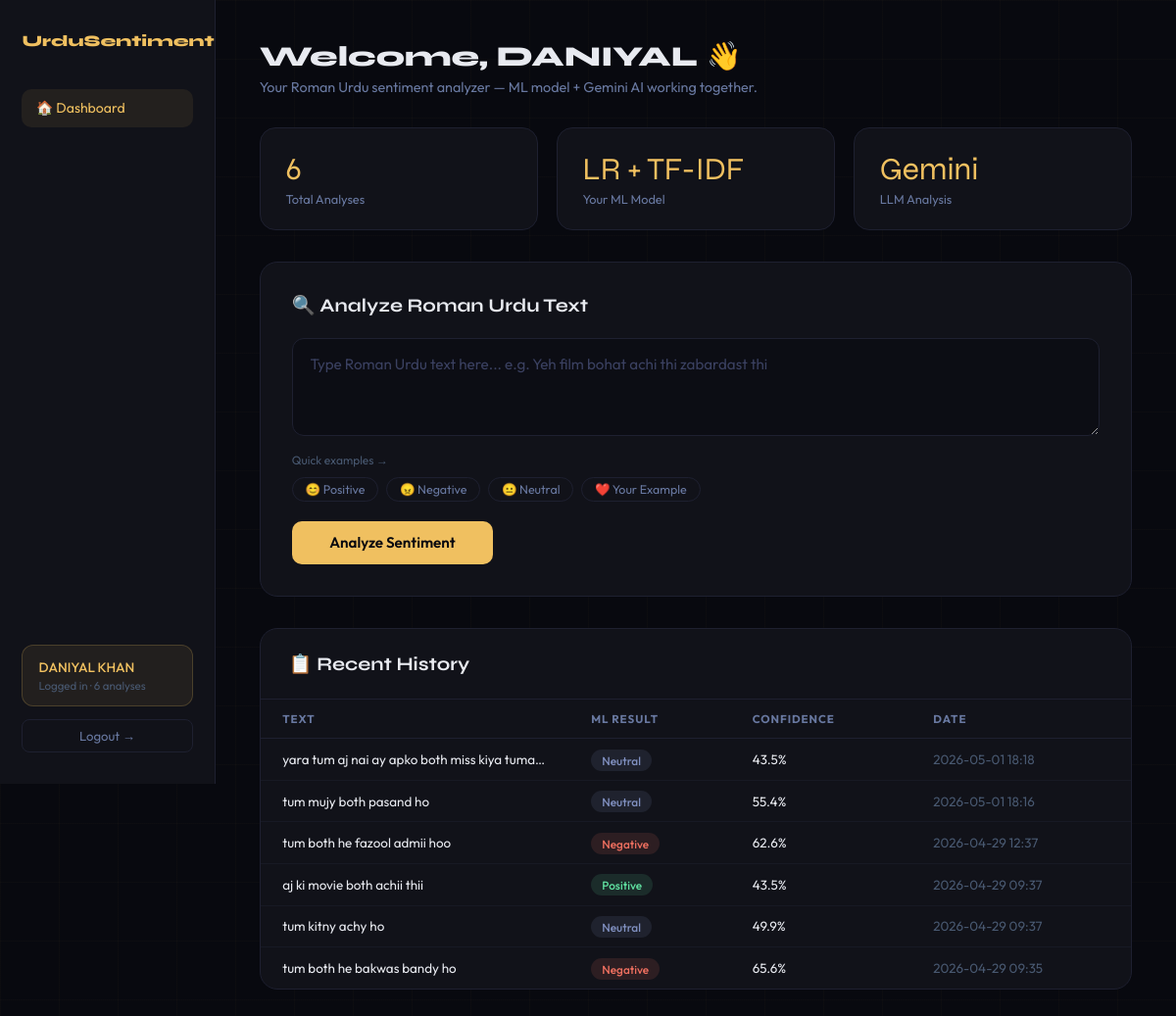
The app's page /dashboard (signed in) with its own data.
### tables this page shows
CREATE TABLE history (
            id           INTEGER PRIMARY KEY AUTOINCREMENT,
            user_id      INTEGER NOT NULL,
            text         TEXT    NOT NULL,
            ml_sentiment TEXT    NOT NULL,
            ml_confidence REAL   NOT NULL,
            gemini_result TEXT   NOT NULL,
            created      TEXT    NOT NULL,
            FOREIGN KEY(user_id) REFERENCES users(id)
        );

### app.py (the view)
@app.route('/dashboard')
@login_required
def dashboard():
    with get_db() as db:
        history = db.execute(
            'SELECT * FROM history WHERE user_id=? ORDER BY id DESC LIMIT 10',
            (session['user_id'],)
        ).fetchall()
        total = db.execute(
            'SELECT COUNT(*) as c FROM history WHERE user_id=?',
            (session['user_id'],)
        ).fetchone()['c']
    return render_template('dashboard.html',
                           history=history,
                           total=total,
                           name=session['user_name'])

### app.py (called while the page is built)
def get_db():
    conn = sqlite3.connect(DB)
    conn.row_factory = sqlite3.Row
    return conn

def login_required(f):
    @wraps(f)
    def decorated(*args, **kwargs):
        if 'user_id' not in session:
            return redirect(url_for('login'))
        return f(*args, **kwargs)
    return decorated

### templates/dashboard.html (shortened to what this page needs)
<!DOCTYPE html>
<html lang="en">
<head>
</head>
<body>
  <aside class="sidebar">
    <div class="logo">UrduSentiment</div>
    <a class="nav-item active" href="{{ url_for('dashboard') }}">🏠 Dashboard</a>
    <div class="sidebar-bottom">
      <div class="user-chip">
        <div class="uname">{{ name }}</div>
        <div class="uhint">Logged in · {{ total }} analyses</div>
      </div>
      <a href="{{ url_for('logout') }}" class="logout">Logout →</a>
    </div>
  </aside>
  <main class="main">
    <div class="page-header">
      <h1>Welcome, {{ name.split()[0] }} 👋</h1>
      <p>Your Roman Urdu sentiment analyzer — ML model + Gemini AI working together.</p>
    </div>
    <div class="stats-row">
      <div class="stat-card"><div class="val">{{ total }}</div><div class="lbl">Total Analyses</div></div>
      <div class="stat-card"><div class="val">LR + TF-IDF</div><div class="lbl">Your ML Model</div></div>
      <div class="stat-card"><div class="val">Gemini</div><div class="lbl">LLM Analysis</div></div>
    </div>
    <div class="analyzer">
      <h2>🔍 Analyze Roman Urdu Text</h2>
      <textarea id="txt" maxlength="500" placeholder="Type Roman Urdu text here... e.g. Yeh film bohat achi thi zabardast thi"></textarea>
      <div class="chips">
        <p>Quick examples →</p>
        <button class="chip" onclick="setEx('Yeh movie bohat zabardast thi mujhe bohot pasand aayi')">😊 Positive</button>
        <button class="chip" onclick="setEx('Yeh cheez bilkul bekar aur gandi hai wahiyat hai')">😠 Negative</button>
        <button class="chip" onclick="setEx('Film theek thi kuch scenes ache the kuch nahi the')">😐 Neutral</button>
        <button class="chip" onclick="setEx('tum mujy both pasand ho')">❤️ Your Example</button>
      </div>
      <button class="btn-analyze" id="analyzeBtn" onclick="analyze()">Analyze Sentiment</button>
    </div>
    <div class="history-card">
      <h2>📋 Recent History</h2>
      {% if history %}
      <table>
        <thead>
          <tr>
            <th>Text</th>
            <th>ML Result</th>
            <th>Confidence</th>
            <th>Date</th>
          </tr>
        </thead>
        <tbody>
          {% for row in history %}
          <tr>
            <td class="ellipsis">{{ row['text'] }}</td>
            <td><span class="bp {{ row['ml_sentiment'] }}">{{ row['ml_sentiment'] }}</span></td>
            <td>{{ row['ml_confidence'] }}%</td>
            <td style="color:#485870">{{ row['created'] }}</td>
          </tr>
          {% endfor %}
        </tbody>
      </table>
      {% else %}
      <div class="no-history">No analyses yet. Try analyzing some text above! 👆</div>
      {% endif %}
    </div>
  </main>
</body>
</html>

### templates/dashboard.html (style rules this page uses)
:root { --bg:#08090f;--surface:#111219;--border:#1e2030;--gold:#f0c060; --pos:#60e0a0;--neg:#f07060;--neu:#8090c0;--text:#e8eaf0 }
*,*::before,*::after { box-sizing:border-box;margin:0;padding:0 }
body { background:var(--bg);color:var(--text);font-family:'Outfit',sans-serif;min-height:100vh }
body::before { content:'';position:fixed;inset:0;background-image:linear-gradient(rgba(240,192,96,.025) 1px,transparent 1px),linear-gradient(90deg,rgba(240,192,96,.025) 1px,transparent 1px);background-size:60px 60px;pointer-events:none;z-index:0 }
.sidebar { position:fixed;top:0;left:0;height:100vh;width:220px;background:var(--surface);border-right:1px solid var(--border);padding:2rem 1.4rem;display:flex;flex-direction:column;z-index:10 }
.logo { font-family:'Syne',serif;font-weight:800;color:var(--gold);font-size:1rem;margin-bottom:2.5rem }
.nav-item { display:flex;align-items:center;gap:.7rem;padding:.65rem .9rem;border-radius:10px;color:#6878a0;font-size:.88rem;text-decoration:none;margin-bottom:.3rem;transition:all .2s }
.nav-item.active,.nav-item:hover { background:rgba(240,192,96,.08);color:var(--gold) }
.sidebar-bottom { margin-top:auto }
.user-chip { background:rgba(240,192,96,.08);border:1px solid rgba(240,192,96,.2);border-radius:12px;padding:.8rem 1rem;margin-bottom:.8rem }
.user-chip .uname { font-size:.85rem;font-weight:500;color:var(--gold) }
.user-chip .uhint { font-size:.72rem;color:#485870;margin-top:.15rem }
.logout { display:block;text-align:center;text-decoration:none;color:#6878a0;font-size:.82rem;padding:.5rem;border-radius:8px;border:1px solid var(--border);transition:all .2s }
.main { margin-left:220px;padding:2.5rem 2.8rem;position:relative;z-index:1 }
.page-header { margin-bottom:2rem }
.page-header h1 { font-family:'Syne',serif;font-size:1.8rem;font-weight:800 }
.page-header p { color:#6878a0;font-size:.9rem;margin-top:.3rem }
.stats-row { display:grid;grid-template-columns:repeat(3,1fr);gap:1.2rem;margin-bottom:2rem }
.stat-card { background:var(--surface);border:1px solid var(--border);border-radius:16px;padding:1.4rem 1.6rem }
.stat-card .val { font-family:'Syne',serif;font-size:2rem;color:var(--gold) }
.stat-card .lbl { color:#6878a0;font-size:.8rem;margin-top:.2rem }
.analyzer { background:var(--surface);border:1px solid var(--border);border-radius:18px;padding:2rem;margin-bottom:2rem }
.analyzer h2 { font-family:'Syne',serif;font-size:1.2rem;margin-bottom:1.4rem }
textarea { width:100%;background:#0c0d14;border:1.5px solid var(--border);border-radius:12px;color:var(--text);font-family:'Outfit',sans-serif;font-size:.95rem;padding:1rem 1.1rem;resize:vertical;min-height:100px;outline:none;transition:border-color .2s }
textarea::placeholder { color:#3a4060 }
.chips { display:flex;flex-wrap:wrap;gap:.5rem;margin-top:.8rem }
.chips p { width:100%;font-size:.75rem;color:#485870;margin-bottom:.1rem }
.chip { background:transparent;border:1px solid var(--border);border-radius:999px;color:#6878a0;font-family:'Outfit',sans-serif;font-size:.78rem;padding:.28rem .8rem;cursor:pointer;transition:all .2s }
.btn-analyze { margin-top:1.2rem;background:var(--gold);color:#08090f;border:none;border-radius:10px;font-family:'Outfit',sans-serif;font-weight:600;font-size:.95rem;padding:.8rem 2.4rem;cursor:pointer;transition:opacity .2s }
.history-card { background:var(--surface);border:1px solid var(--border);border-radius:18px;overflow:hidden }
.history-card h2 { font-family:'Syne',serif;font-size:1.2rem;padding:1.5rem 1.8rem;border-bottom:1px solid var(--border) }
table { width:100%;border-collapse:collapse }
th { text-align:left;padding:.75rem 1.4rem;font-size:.72rem;color:#6878a0;text-transform:uppercase;letter-spacing:.08em;border-bottom:1px solid var(--border) }
td { padding:.8rem 1.4rem;font-size:.84rem;border-bottom:1px solid rgba(30,32,48,.5) }
tr:last-child td { border-bottom:none }
.bp { padding:.22rem .7rem;border-radius:999px;font-size:.74rem;font-weight:500 }
.bp.Positive { background:rgba(96,224,160,.12);color:var(--pos) }
.bp.Negative { background:rgba(240,112,96,.12);color:var(--neg) }
.bp.Neutral { background:rgba(128,144,192,.12);color:var(--neu) }
.ellipsis { max-width:220px;overflow:hidden;text-overflow:ellipsis;white-space:nowrap }

### records on screen
history: text "yara tum aj nai ay apko both miss kiya tuma…", ml_sentiment "Neutral", ml_confidence "43.5", created "2026-05-01 18:18"
history: text "tum mujy both pasand ho", ml_sentiment "Neutral", ml_confidence "55.4", created "2026-05-01 18:16"
history: text "tum both he fazool admii hoo", ml_sentiment "Negative", ml_confidence "62.6", created "2026-04-29 12:37"
history: text "aj ki movie both achii thii", ml_sentiment "Positive", ml_confidence "43.5", created "2026-04-29 09:37"
history: text "tum kitny achy ho", ml_sentiment "Neutral", ml_confidence "49.9", created "2026-04-29 09:37"
history: text "tum both he bakwas bandy ho", ml_sentiment "Negative", ml_confidence "65.6", created "2026-04-29 09:35"

### other values on screen
{{ name }} "DANIYAL KHAN"
{{ total }} "6"
{{ name.split()[0] }} "DANIYAL"
